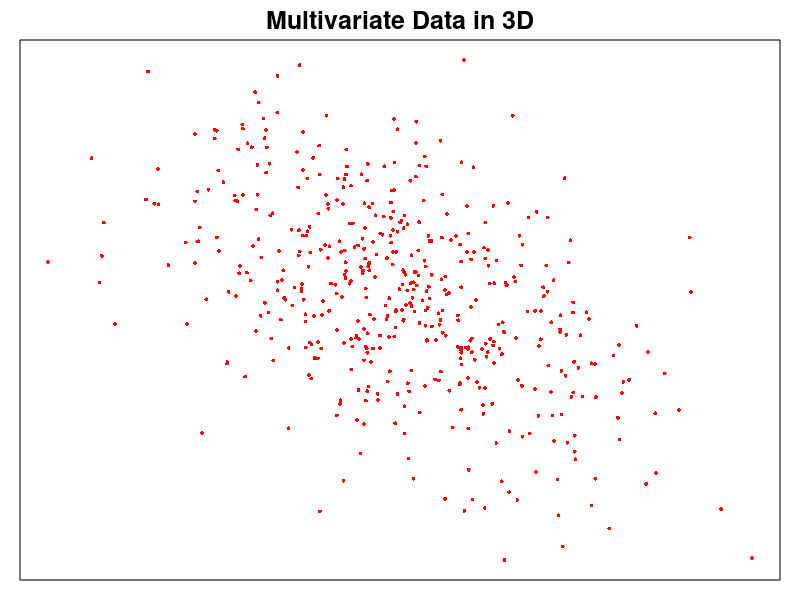
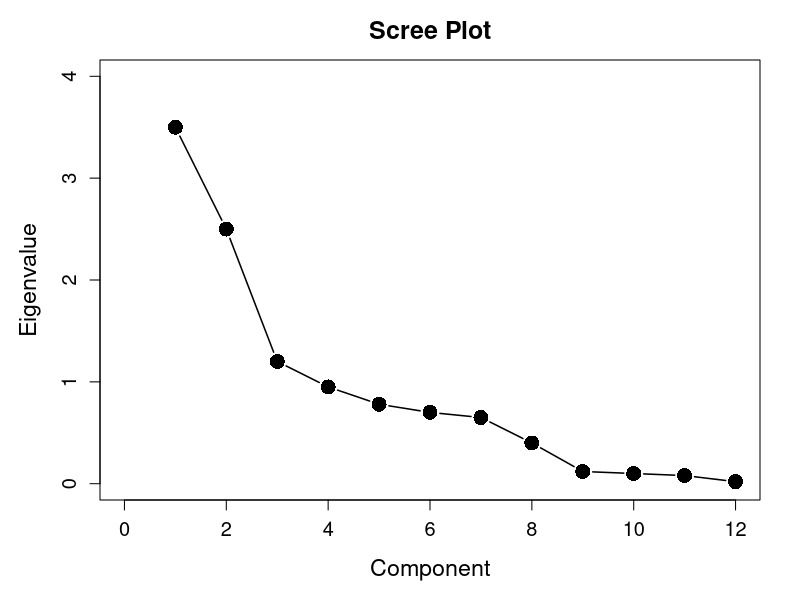
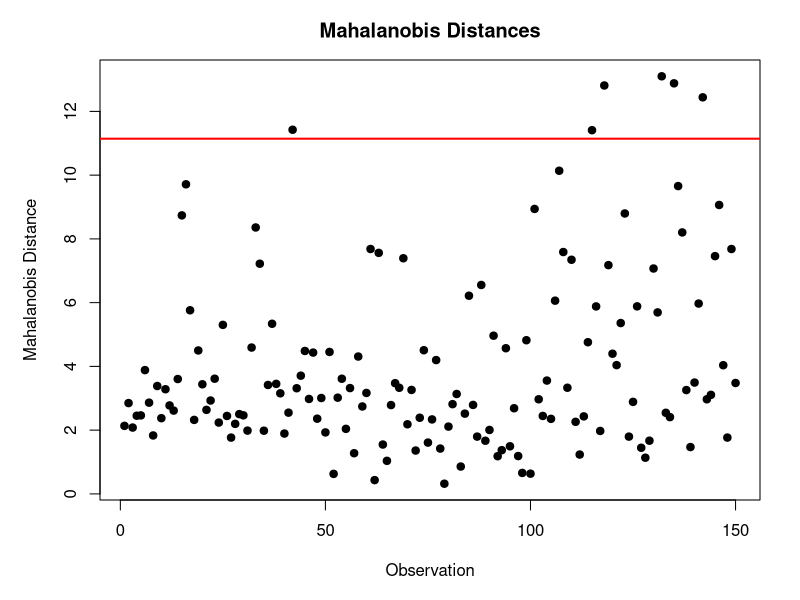
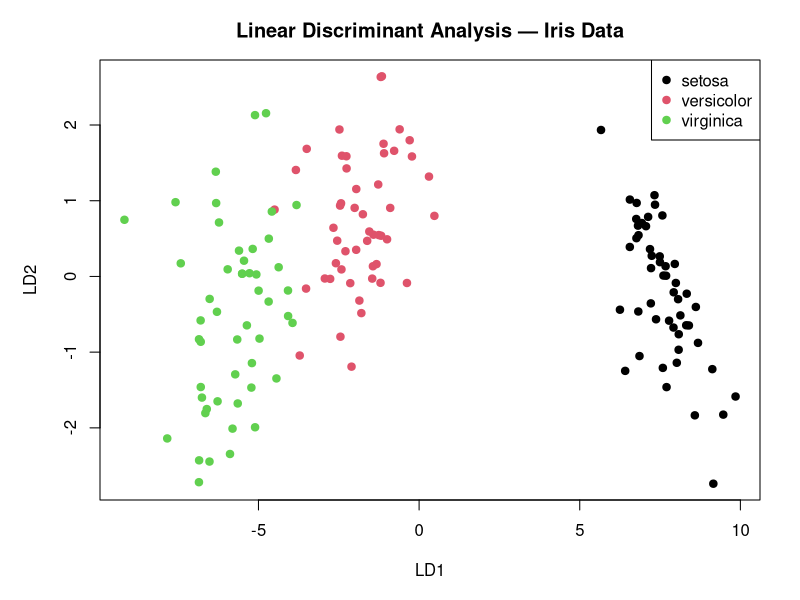
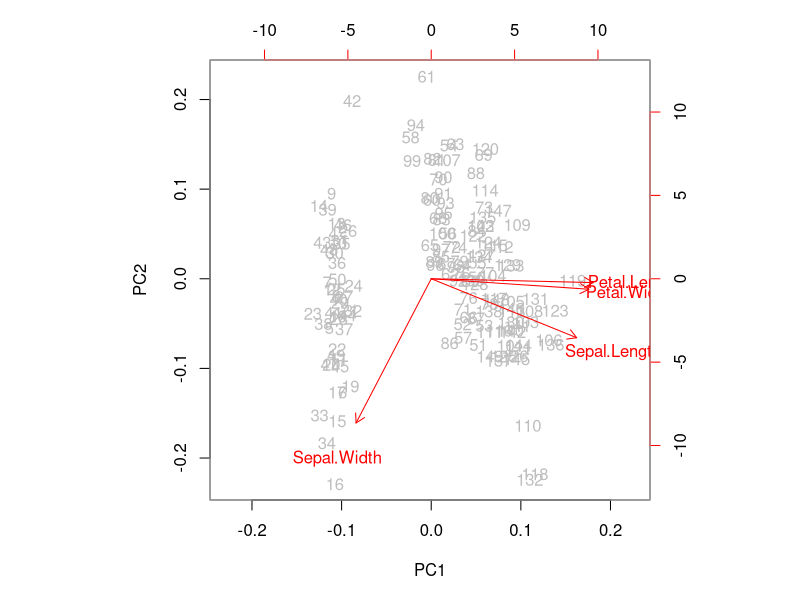
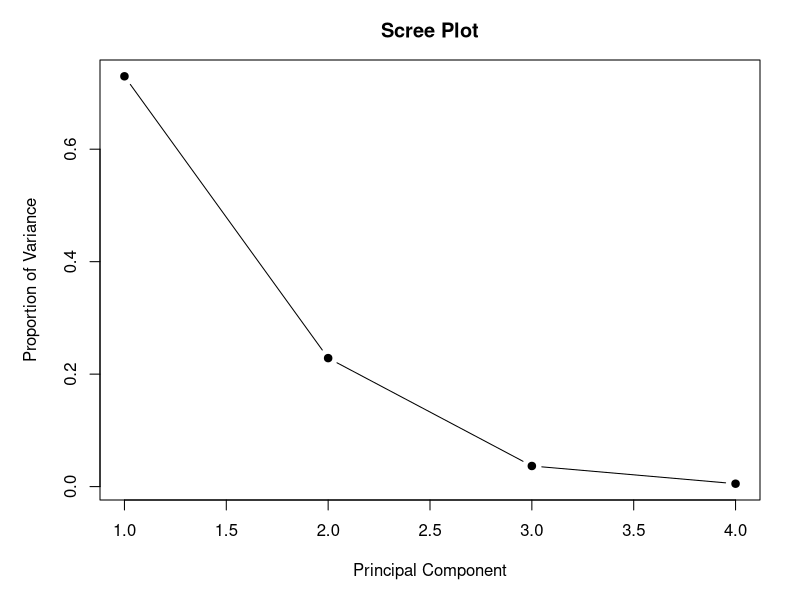
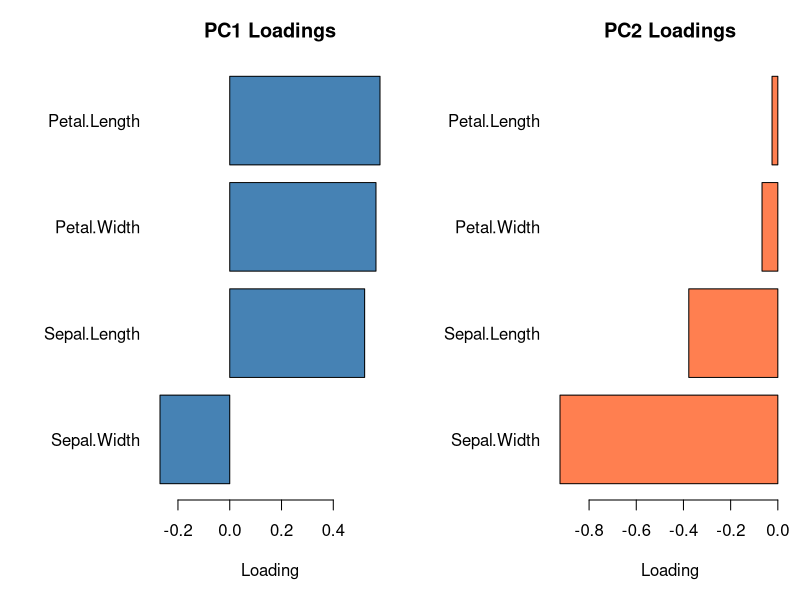
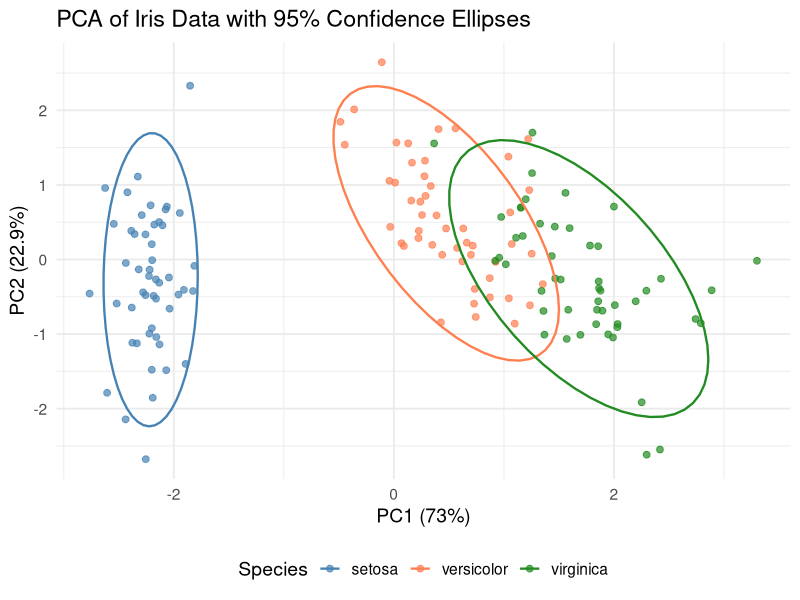

Generate these figures, in order, with R:
## ---- chunk 1
#| label: setup
#| include: false

# Core data manipulation and visualization
library(tidyverse)
library(knitr)
library(readxl)

# Statistical analysis packages
library(MASS)        # LDA, robust regression
library(pwr)         # Power analysis
library(boot)        # Bootstrap methods
library(car)         # Companion to Applied Regression
library(survival)    # Survival analysis
library(nlme)        # Mixed effects models
library(broom)       # Tidy model output
library(emmeans)     # Estimated marginal means
library(vegan)       # Ecological ordination (PCoA, NMDS, PERMANOVA)
library(rpart)       # Decision trees
library(randomForest) # Random forests
library(e1071)       # SVM

# Set consistent theme for all plots
theme_set(theme_minimal(base_size = 14))

# Set seed for reproducibility
set.seed(2026)
## ---- chunk 2
#| echo: false
#| eval: true
#| fig-width: 8
#| fig-height: 6

# Simulate correlated 3D data
set.seed(42)
n <- 500
# Correlated data: elongated ellipsoid
z1 <- rnorm(n)
z2 <- rnorm(n) * 0.6
z3 <- rnorm(n) * 0.3

# Rotate to create correlation structure
x <- z1 + 0.5 * z2
y <- 0.3 * z1 + z2 + 0.2 * z3
z <- 0.1 * z1 + 0.2 * z2 + z3

# 3D scatter plot using persp-like approach
par(mar = c(1, 1, 2, 1))
# Sort by depth for 3D effect
order_idx <- order(z)

# Simple perspective projection
theta <- 30; phi <- 20
theta_r <- theta * pi / 180
phi_r <- phi * pi / 180

x_proj <- x * cos(theta_r) - y * sin(theta_r)
y_proj <- -(x * sin(theta_r) + y * cos(theta_r)) * sin(phi_r) + z * cos(phi_r)

plot(x_proj[order_idx], y_proj[order_idx], pch = 16, cex = 0.5, col = "red",
     xlab = "", ylab = "", main = "Multivariate Data in 3D",
     axes = FALSE, cex.main = 1.5)
box()
## ---- chunk 3
#| echo: false
#| eval: true
#| fig-width: 8
#| fig-height: 6

# Simulated eigenvalues that decay
eigenvalues <- c(3.5, 2.5, 1.2, 0.95, 0.78, 0.7, 0.65, 0.4, 0.12, 0.1, 0.08, 0.02)

par(mar = c(5, 5, 3, 2))
plot(1:length(eigenvalues), eigenvalues, type = "b",
     pch = 16, cex = 2, lwd = 1.5,
     xlab = "Component", ylab = "Eigenvalue",
     main = "Scree Plot",
     xlim = c(0, 12), ylim = c(0, 4),
     cex.lab = 1.4, cex.main = 1.5, cex.axis = 1.2)
## ---- chunk 4
#| echo: false
#| eval: true

iris_manova <- manova(cbind(Sepal.Length, Sepal.Width,
                            Petal.Length, Petal.Width) ~ Species,
                      data = iris)
summary(iris_manova, test = "Pillai")
## ---- chunk 5
#| label: mahal-outliers-output
#| echo: false
#| eval: true
#| fig-width: 8
#| fig-height: 4

iris_numeric <- iris[, 1:4]
center <- colMeans(iris_numeric)
cov_matrix <- cov(iris_numeric)
mahal_dist <- mahalanobis(iris_numeric, center, cov_matrix)

plot(mahal_dist, pch = 19, main = "Mahalanobis Distances",
     ylab = "Mahalanobis Distance", xlab = "Observation")
abline(h = qchisq(0.975, df = 4), col = "red", lwd = 2)
## ---- chunk 6
#| echo: false
#| eval: true

library(MASS)
iris_lda <- lda(Species ~ Sepal.Length + Sepal.Width +
                         Petal.Length + Petal.Width,
               data = iris)
iris_lda$scaling
## ---- chunk 7
#| echo: false
#| eval: true

iris_pred <- predict(iris_lda)
table(Predicted = iris_pred$class, Actual = iris$Species)
## ---- chunk 8
#| label: lda-viz-output
#| echo: false
#| eval: true
#| fig-width: 10
#| fig-height: 5

lda_scores <- predict(iris_lda)$x
plot(lda_scores[, 1], lda_scores[, 2],
     col = as.numeric(iris$Species), pch = 19,
     xlab = "LD1", ylab = "LD2",
     main = "Linear Discriminant Analysis — Iris Data")
legend("topright", levels(iris$Species),
       col = 1:3, pch = 19)
## ---- chunk 9
#| echo: false
#| eval: true

new_flowers <- data.frame(
  Sepal.Length = c(5.0, 6.5, 7.0),
  Sepal.Width  = c(3.5, 3.0, 3.2),
  Petal.Length  = c(1.4, 4.5, 6.0),
  Petal.Width   = c(0.2, 1.5, 2.0)
)

predict(iris_lda, new_flowers)$class
round(predict(iris_lda, new_flowers)$posterior, 3)
## ---- chunk 10
#| echo: false
#| eval: true

pca_result <- prcomp(iris[, 1:4], scale. = TRUE)
summary(pca_result)
## ---- chunk 11
#| label: pca-biplot-output
#| echo: false
#| eval: true
#| fig-width: 8
#| fig-height: 5

biplot(pca_result, col = c("gray", "red"))
## ---- chunk 12
#| label: scree-plot-output
#| echo: false
#| eval: true
#| fig-width: 8
#| fig-height: 4

var_explained <- pca_result$sdev^2 / sum(pca_result$sdev^2)

plot(var_explained, type = "b", pch = 19,
     xlab = "Principal Component", ylab = "Proportion of Variance",
     main = "Scree Plot")
## ---- chunk 13
#| label: pca-loadings-output
#| echo: false
#| eval: true
#| fig-width: 10
#| fig-height: 4

par(mfrow = c(1, 2), mar = c(5, 8, 3, 1))

# Loadings barplot for PC1
loadings_pc1 <- pca_result$rotation[, 1]
barplot(sort(loadings_pc1), horiz = TRUE, las = 1,
        main = "PC1 Loadings", col = "steelblue",
        xlab = "Loading")

# Loadings barplot for PC2
loadings_pc2 <- pca_result$rotation[, 2]
barplot(sort(loadings_pc2), horiz = TRUE, las = 1,
        main = "PC2 Loadings", col = "coral",
        xlab = "Loading")
## ---- chunk 14
#| label: pca-ggplot-output
#| echo: false
#| eval: true
#| fig-width: 8
#| fig-height: 5

library(ggplot2)
pca_scores <- as.data.frame(pca_result$x)
pca_scores$Species <- iris$Species
var_exp <- round(100 * pca_result$sdev^2 / sum(pca_result$sdev^2), 1)

ggplot(pca_scores, aes(x = PC1, y = PC2, color = Species)) +
  geom_point(size = 2, alpha = 0.7) +
  stat_ellipse(level = 0.95, linewidth = 0.8) +
  labs(x = paste0("PC1 (", var_exp[1], "%)"),
       y = paste0("PC2 (", var_exp[2], "%)"),
       title = "PCA of Iris Data with 95% Confidence Ellipses") +
  scale_color_manual(values = c("steelblue", "coral", "forestgreen")) +
  theme_minimal(base_size = 14) +
  theme(legend.position = "bottom")
## ---- chunk 15
#| label: pcoa-community-output
#| echo: false
#| eval: true
#| fig-width: 8
#| fig-height: 5

library(vegan)
set.seed(42)
# Simulated microbiome-style community data
n_samples <- 40
n_species <- 20
treatment <- factor(rep(c("Control", "Treatment"), each = 20))
community <- matrix(rpois(n_samples * n_species, lambda = 5), n_samples, n_species)
# Treatment effect: shift abundance of some species
community[treatment == "Treatment", 1:5] <- community[treatment == "Treatment", 1:5] + rpois(5 * 20, 8)

dist_bc <- vegdist(community, method = "bray")
pcoa_res <- cmdscale(dist_bc, k = 2, eig = TRUE)
var_exp <- round(100 * pcoa_res$eig[1:2] / sum(pcoa_res$eig[pcoa_res$eig > 0]), 1)

plot(pcoa_res$points, col = c("steelblue", "coral")[treatment],
     pch = 19, cex = 1.5,
     xlab = paste0("PCoA1 (", var_exp[1], "%)"),
     ylab = paste0("PCoA2 (", var_exp[2], "%)"),
     main = "PCoA of Microbial Community Data (Bray-Curtis)")
legend("topright", levels(treatment), col = c("steelblue", "coral"), pch = 19)
## ---- chunk 16
#| label: tree-pruning-output
#| echo: false
#| eval: true
#| fig-width: 10
#| fig-height: 4

library(rpart)
tree_full <- rpart(Species ~ ., data = iris, method = "class",
                   control = rpart.control(cp = 0.001))
par(mfrow = c(1, 2))
plotcp(tree_full, main = "CP Plot: Cross-Validation Error")
optimal_cp <- tree_full$cptable[which.min(tree_full$cptable[, "xerror"]), "CP"]
pruned <- prune(tree_full, cp = optimal_cp)
plot(pruned, margin = 0.15)
text(pruned, use.n = TRUE, cex = 0.8)
title("Pruned Decision Tree")
## ---- chunk 17
#| label: rf-varimp-output
#| echo: false
#| eval: true
#| fig-width: 10
#| fig-height: 4

library(randomForest)
set.seed(42)
rf_model <- randomForest(Species ~ ., data = iris,
                         ntree = 500, mtry = 2, importance = TRUE)
par(mfrow = c(1, 2))
varImpPlot(rf_model, main = "Variable Importance")
